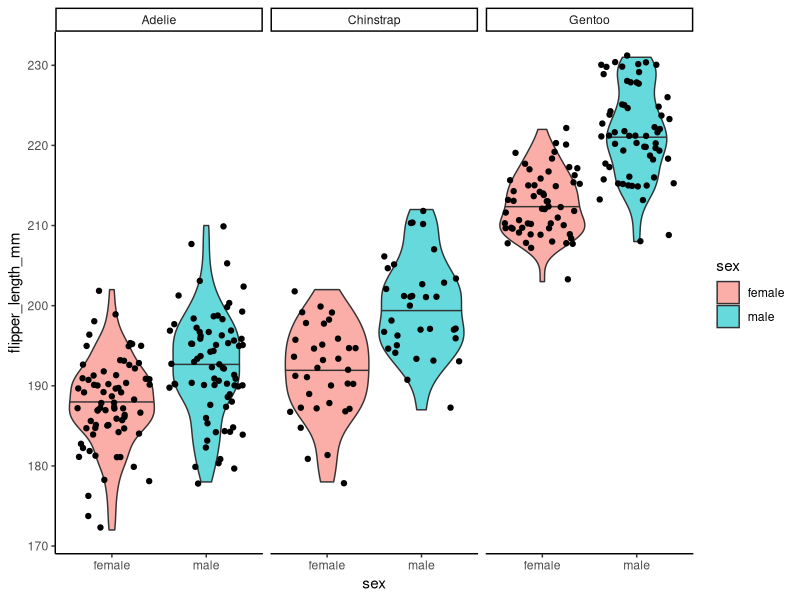
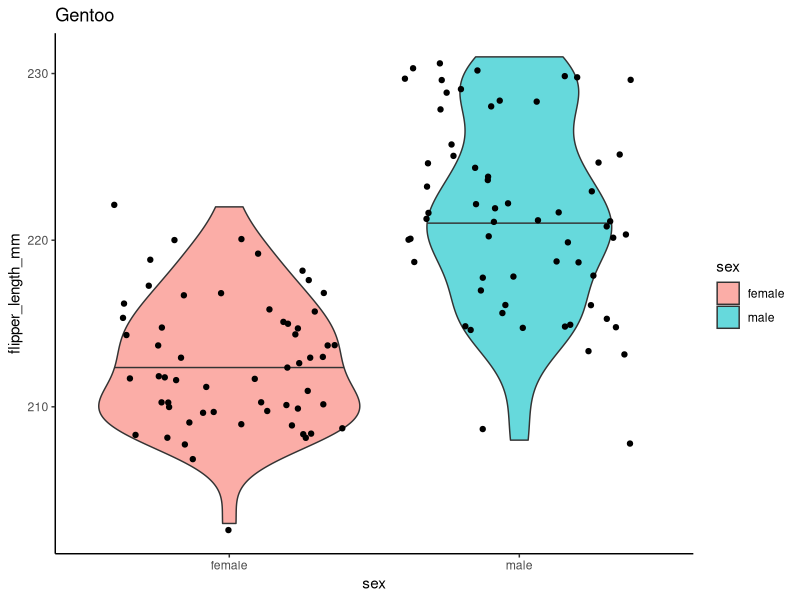
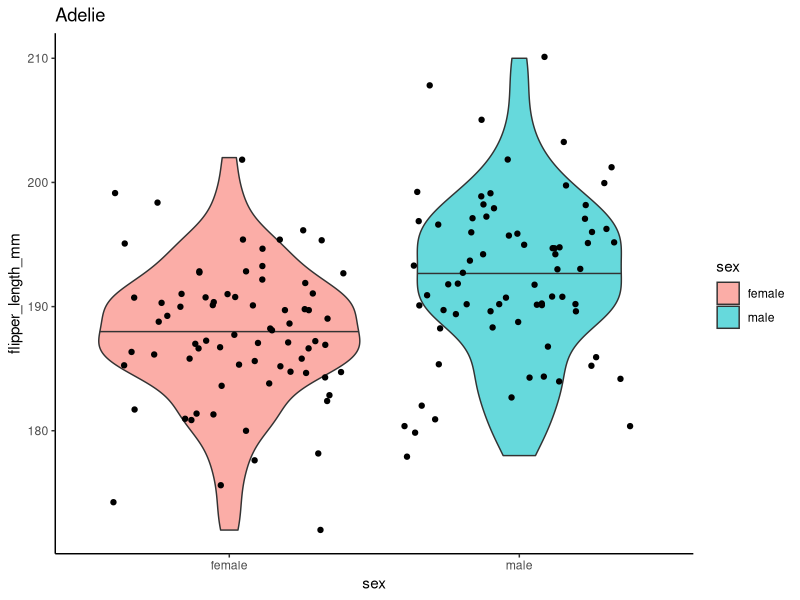
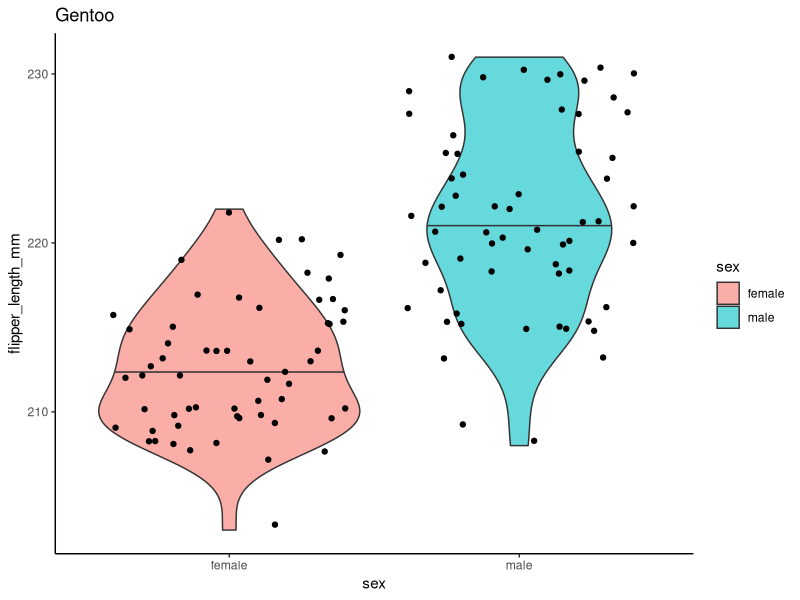
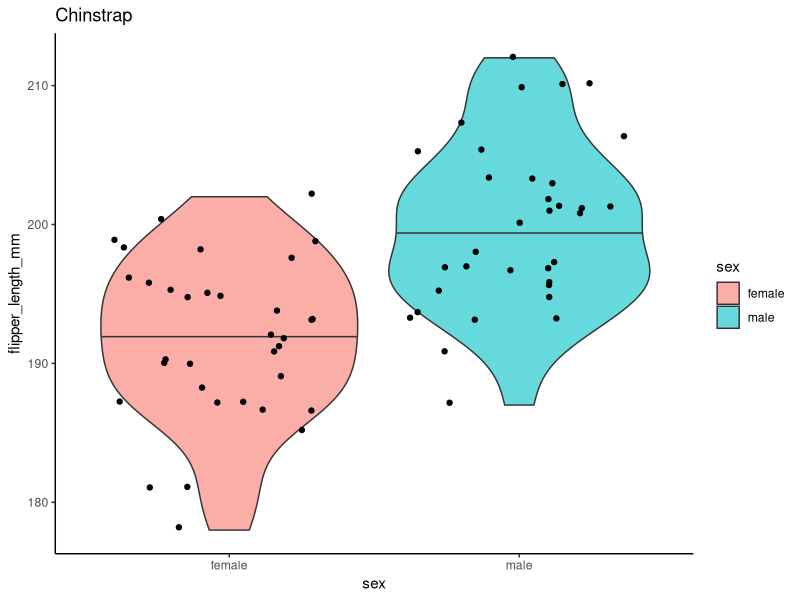

The R script that drew these images, in order:

library(tidyverse)
library(palmerpenguins)

### Turn data frame into a list of elements by group

dat <- penguins

dat %>%
  split(.$species)

dat %>%
  split(.$island)

dat %>%
  group_split(island, species)

# data into list with summary stats
dat %>%
  group_by(species) %>%
  group_map(~quantile(.x$bill_length_mm, na.rm = TRUE)) %>%
  setNames(unique(sort(dat$species)))

dat %>%
  group_by(species) %>%
  group_map(~quantile(.x$bill_length_mm, na.rm = TRUE)) %>%
  setNames(unique(sort(dat$species))) %>% 
  data.frame()

## make a list-col
df_listcol <- dat %>%
  select(species, bill_length_mm) %>%
  group_by(species) %>%
  summarize(
    species_bl_quantiles = list(quantile(bill_length_mm, na.rm = TRUE)),
    dataset = list(bill_length_mm)
  )

df_listcol %>% 
  filter(species == "Adelie") %>% 
  pull(species_bl_quantiles)

df_listcol %>% 
  filter(species == "Adelie") %>% 
  pull(dataset)

## Regression Models


# Regression Model (tidy() for nicer tables)
dat %>%
  select(species, bill_length_mm, bill_depth_mm) %>%
  group_by(species) %>%
  group_map(~broom::tidy(lm(bill_depth_mm ~ bill_length_mm, data = .x))) 

# convert the list back to a data frame
dat %>%
  select(species, bill_length_mm, bill_depth_mm) %>%
  group_by(species) %>%
  group_split() %>% 
  map_dfr(function(x){
    data.frame(
      species = unique(x$species),
      broom::tidy(lm(bill_depth_mm ~ bill_length_mm, data = x))
    )
  })

###### base R ############

# by()
by(
  data = dat$bill_length_mm,
  INDICES = dat$island,
  FUN = quantile,
  na.rm = TRUE
)

by(
  data = dat$bill_length_mm,
  INDICES = dat$island,
  FUN = quantile,
  na.rm = TRUE
) %>%
  .[1]

by(
  data = dat$bill_length_mm,
  INDICES = dat$island,
  FUN = quantile,
  na.rm = TRUE
) %>%
  pluck(3)

head(penguins)

## Split The data into a list by each species
species_split <- penguins %>%
  select(species, bill_length_mm, bill_depth_mm) %>%
  group_split(species)

species_split %>% 
  .[1]

species_split %>% 
  `[`(1) 

species_split %>% 
  pluck(1)

species_split %>% 
  .[[1]] 

species_split %>% 
  `[[`(1) 

## Remove column 1 from each subset in the list since it is just the species name and is not numeric
species_split2 <- lapply(species_split, "[", TRUE, -c(1)) 

species_split3 <- list()
for(i in seq_along(species_split)){
  species_split3[[i]] <- species_split[[i]][, -c(1)]
}

## within species correlation
lapply(species_split2, function(x){
  round(cor(x, use = "pairwise.complete.obs"), 2)
})



### Looping 



### remove NA
penguins <- na.omit(penguins)

head(penguins)

theme_set(theme_classic())

### create a plot example
penguins %>%
  ggplot(aes(
    x = sex, 
    y = flipper_length_mm
    )) +
  geom_violin(aes(fill = sex),
              alpha = 0.6,
              draw_quantiles = 0.5) +
  geom_jitter(color = "black") +
  facet_wrap(~species)

## write a function that takes the penguin species and create plot
plot_func <- function(penguin){
  
  penguins %>%
    filter(species == penguin) %>%
    ggplot(aes(x = sex, y = flipper_length_mm)) +
    geom_violin(aes(fill = sex),
                alpha = 0.6,
                draw_quantiles = 0.5) +
    geom_jitter(color = "black") +
    ggtitle(penguin)
  
}

## test out the function
plot_func("Gentoo")

## Use lapply() to loop over each species and create a PDF of one species per page
pdf(width = 12, height = 8, "TidyTuesday_Explained/108-R_Classes-Lists-Part2/penguin.pdf")
lapply(X = unique(penguins$species), FUN = plot_func)
dev.off()

file.show("TidyTuesday_Explained/108-R_Classes-Lists-Part2/penguin.pdf")



